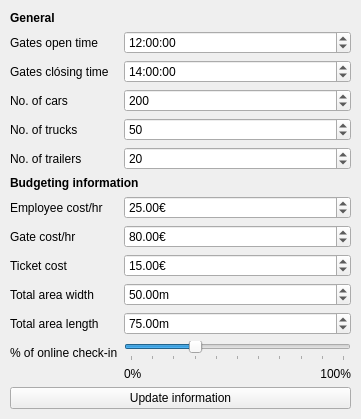
     <widget class="QWidget" name="formLayoutWidget_2">
      <property name="geometry">
       <rect>
        <x>570</x>
        <y>483</y>
        <width>361</width>
        <height>401</height>
       </rect>
      </property>
      <layout class="QFormLayout" name="form_general_budget">
       <property name="leftMargin">
        <number>10</number>
       </property>
       <property name="rightMargin">
        <number>10</number>
       </property>
       <property name="bottomMargin">
        <number>10</number>
       </property>
       <item row="8" column="0">
        <widget class="QLabel" name="lab_employ_cost">
         <property name="text">
          <string>Employee cost/hr</string>
         </property>
        </widget>
       </item>
       <item row="8" column="1">
        <widget class="QDoubleSpinBox" name="doubleSpinBox_employ_cost">
         <property name="suffix">
          <string>€</string>
         </property>
         <property name="value">
          <double>25.000000000000000</double>
         </property>
        </widget>
       </item>
       <item row="11" column="0">
        <widget class="QLabel" name="lab_area_width">
         <property name="text">
          <string>Total area width</string>
         </property>
        </widget>
       </item>
       <item row="12" column="0">
        <widget class="QLabel" name="lab_area_length">
         <property name="text">
          <string>Total area length</string>
         </property>
        </widget>
       </item>
       <item row="11" column="1">
        <widget class="QDoubleSpinBox" name="doubleSpinBox_area_width">
         <property name="suffix">
          <string>m</string>
         </property>
         <property name="value">
          <double>50.000000000000000</double>
         </property>
        </widget>
       </item>
       <item row="12" column="1">
        <widget class="QDoubleSpinBox" name="doubleSpinBox_area_length">
         <property name="suffix">
          <string>m</string>
         </property>
         <property name="value">
          <double>75.000000000000000</double>
         </property>
        </widget>
       </item>
       <item row="14" column="0" colspan="2">
        <widget class="QPushButton" name="but_update_info">
         <property name="text">
          <string>Update information</string>
         </property>
        </widget>
       </item>
       <item row="9" column="0">
        <widget class="QLabel" name="lab_gate_cost">
         <property name="text">
          <string>Gate cost/hr</string>
         </property>
        </widget>
       </item>
       <item row="9" column="1">
        <widget class="QDoubleSpinBox" name="doubleSpinBox_gate_cost">
         <property name="suffix">
          <string>€</string>
         </property>
         <property name="value">
          <double>80.000000000000000</double>
         </property>
        </widget>
       </item>
       <item row="13" column="0">
        <widget class="QLabel" name="lab_perc_online_checkin">
         <property name="text">
          <string>% of online check-in</string>
         </property>
        </widget>
       </item>
       <item row="13" column="1">
        <layout class="QVBoxLayout" name="verticalLayout_2">
         <item>
          <widget class="QSlider" name="horizontalSlider_perc_online_checkin">
           <property name="statusTip">
            <string/>
           </property>
           <property name="maximum">
            <number>100</number>
           </property>
           <property name="singleStep">
            <number>10</number>
           </property>
           <property name="value">
            <number>30</number>
           </property>
           <property name="orientation">
            <enum>Qt::Horizontal</enum>
           </property>
           <property name="tickPosition">
            <enum>QSlider::TicksBelow</enum>
           </property>
           <property name="tickInterval">
            <number>10</number>
           </property>
          </widget>
         </item>
         <item>
          <layout class="QHBoxLayout" name="horizontalLayout_2">
           <item>
            <widget class="QLabel" name="lab_perc_online_start">
             <property name="text">
              <string>0%</string>
             </property>
            </widget>
           </item>
           <item>
            <widget class="QLabel" name="lab_perc_online_end">
             <property name="text">
              <string>100%</string>
             </property>
             <property name="alignment">
              <set>Qt::AlignRight|Qt::AlignTrailing|Qt::AlignVCenter</set>
             </property>
            </widget>
           </item>
          </layout>
         </item>
        </layout>
       </item>
       <item row="10" column="0">
        <widget class="QLabel" name="lab_ticket_cost">
         <property name="text">
          <string>Ticket cost</string>
         </property>
        </widget>
       </item>
       <item row="10" column="1">
        <widget class="QDoubleSpinBox" name="doubleSpinBox_ticket_cost">
         <property name="suffix">
          <string>€</string>
         </property>
         <property name="value">
          <double>15.000000000000000</double>
         </property>
        </widget>
       </item>
       <item row="1" column="0" colspan="2">
        <widget class="QLabel" name="lab_general">
         <property name="font">
          <font>
           <weight>75</weight>
           <bold>true</bold>
          </font>
         </property>
         <property name="text">
          <string>General</string>
         </property>
        </widget>
       </item>
       <item row="7" column="0" colspan="2">
        <widget class="QLabel" name="lab_budgeting">
         <property name="font">
          <font>
           <weight>75</weight>
           <bold>true</bold>
          </font>
         </property>
         <property name="text">
          <string>Budgeting information</string>
         </property>
        </widget>
       </item>
       <item row="2" column="0">
        <widget class="QLabel" name="lab_gates_open">
         <property name="text">
          <string>Gates open time</string>
         </property>
        </widget>
       </item>
       <item row="2" column="1">
        <widget class="QTimeEdit" name="timeEdit_gates_open">
         <property name="time">
          <time>
           <hour>12</hour>
           <minute>0</minute>
           <second>0</second>
          </time>
         </property>
        </widget>
       </item>
       <item row="3" column="0">
        <widget class="QLabel" name="lab_gates_close">
         <property name="text">
          <string>Gates clósing time</string>
         </property>
        </widget>
       </item>
       <item row="3" column="1">
        <widget class="QTimeEdit" name="timeEdit_gates_close">
         <property name="time">
          <time>
           <hour>14</hour>
           <minute>0</minute>
           <second>0</second>
          </time>
         </property>
        </widget>
       </item>
       <item row="4" column="0">
        <widget class="QLabel" name="lab_num_cars">
         <property name="text">
          <string>No. of cars</string>
         </property>
        </widget>
       </item>
       <item row="4" column="1">
        <widget class="QDoubleSpinBox" name="doubleSpinBox_num_cars">
         <property name="suffix">
          <string/>
         </property>
         <property name="decimals">
          <number>0</number>
         </property>
         <property name="maximum">
          <double>500.000000000000000</double>
         </property>
         <property name="value">
          <double>200.000000000000000</double>
         </property>
        </widget>
       </item>
       <item row="5" column="0">
        <widget class="QLabel" name="lab_num_trucks">
         <property name="text">
          <string>No. of trucks</string>
         </property>
        </widget>
       </item>
       <item row="6" column="0">
        <widget class="QLabel" name="lab_num_trailers">
         <property name="text">
          <string>No. of trailers</string>
         </property>
        </widget>
       </item>
       <item row="5" column="1">
        <widget class="QDoubleSpinBox" name="doubleSpinBox_num_trucks">
         <property name="suffix">
          <string/>
         </property>
         <property name="decimals">
          <number>0</number>
         </property>
         <property name="maximum">
          <double>500.000000000000000</double>
         </property>
         <property name="value">
          <double>50.000000000000000</double>
         </property>
        </widget>
       </item>
       <item row="6" column="1">
        <widget class="QDoubleSpinBox" name="doubleSpinBox_num_trailers">
         <property name="suffix">
          <string/>
         </property>
         <property name="decimals">
          <number>0</number>
         </property>
         <property name="maximum">
          <double>500.000000000000000</double>
         </property>
         <property name="value">
          <double>20.000000000000000</double>
         </property>
        </widget>
       </item>
      </layout>
     </widget>
